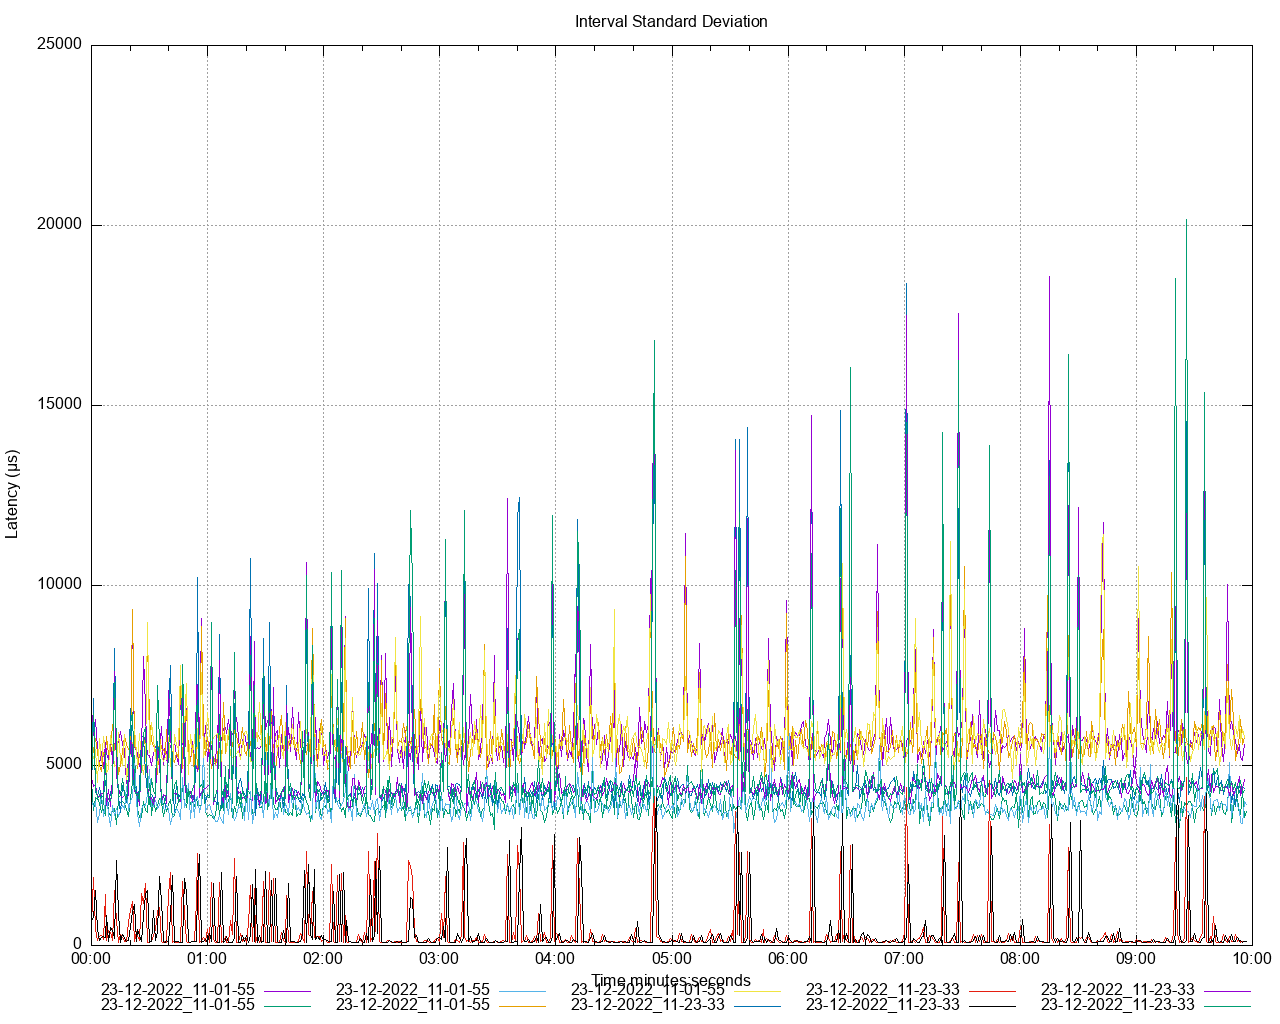

Generate this figure with gnuplot:
set title 'Interval Standard Deviation' noenhanced
set style data lines
set datafile separator ","
set terminal png size 1280,1024
set grid
set key below
set xdata time
set timefmt "%s"
offset = 0
t0(x)=(offset=($0==0) ? x : offset, x - offset)
set xlabel 'Time minutes:seconds'
set ylabel 'Latency (μs)'
set output '/Users/ahmet.mircik/Workspace/python/hazelcast-simulator/offload-benchmarks/report/latency/latency_interval_std_deviation_put.png'
plot \
   '/Users/ahmet.mircik/Workspace/python/hazelcast-simulator/offload-benchmarks/report/data/latency_interval_std_deviation_put_1.data' using (t0(timecolumn(1))):2 title "23-12-2022_11-01-55" noenhanced , \
   '/Users/ahmet.mircik/Workspace/python/hazelcast-simulator/offload-benchmarks/report/data/latency_interval_std_deviation_put_2.data' using (t0(timecolumn(1))):2 title "23-12-2022_11-01-55" noenhanced , \
   '/Users/ahmet.mircik/Workspace/python/hazelcast-simulator/offload-benchmarks/report/data/latency_interval_std_deviation_put_3.data' using (t0(timecolumn(1))):2 title "23-12-2022_11-01-55" noenhanced , \
   '/Users/ahmet.mircik/Workspace/python/hazelcast-simulator/offload-benchmarks/report/data/latency_interval_std_deviation_put_4.data' using (t0(timecolumn(1))):2 title "23-12-2022_11-01-55" noenhanced , \
   '/Users/ahmet.mircik/Workspace/python/hazelcast-simulator/offload-benchmarks/report/data/latency_interval_std_deviation_put_5.data' using (t0(timecolumn(1))):2 title "23-12-2022_11-01-55" noenhanced , \
   '/Users/ahmet.mircik/Workspace/python/hazelcast-simulator/offload-benchmarks/report/data/latency_interval_std_deviation_put_6.data' using (t0(timecolumn(1))):2 title "23-12-2022_11-23-33" noenhanced , \
   '/Users/ahmet.mircik/Workspace/python/hazelcast-simulator/offload-benchmarks/report/data/latency_interval_std_deviation_put_7.data' using (t0(timecolumn(1))):2 title "23-12-2022_11-23-33" noenhanced , \
   '/Users/ahmet.mircik/Workspace/python/hazelcast-simulator/offload-benchmarks/report/data/latency_interval_std_deviation_put_8.data' using (t0(timecolumn(1))):2 title "23-12-2022_11-23-33" noenhanced , \
   '/Users/ahmet.mircik/Workspace/python/hazelcast-simulator/offload-benchmarks/report/data/latency_interval_std_deviation_put_9.data' using (t0(timecolumn(1))):2 title "23-12-2022_11-23-33" noenhanced , \
   '/Users/ahmet.mircik/Workspace/python/hazelcast-simulator/offload-benchmarks/report/data/latency_interval_std_deviation_put_10.data' using (t0(timecolumn(1))):2 title "23-12-2022_11-23-33" noenhanced , \
